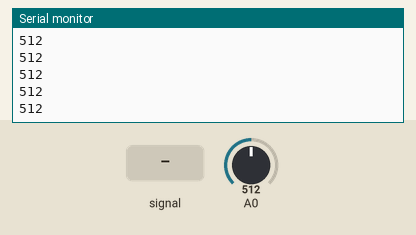
Bench run of a sketch on a simulated Arduino Uno, built with avr-gcc and run on an emulated ATmega328P. On the bench: the last lines printed to the serial monitor. The inputs (shaded band) are chosen by the test bench; at power-on: A0 = 512.

Above: at 1.2 s.
1.3 s: A0 fed a 200 Hz sine of ±81 counts around its level
At 2.3 s:
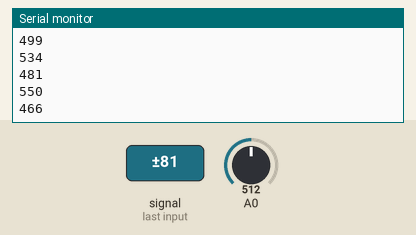
2.8 s: A0 set to 716
At 3.3 s:
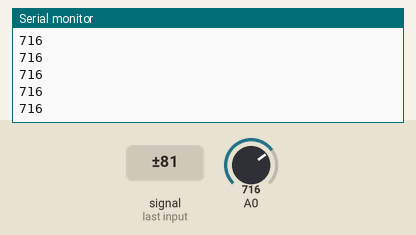
4.3 s: A0 set to 900
At 5.4 s:
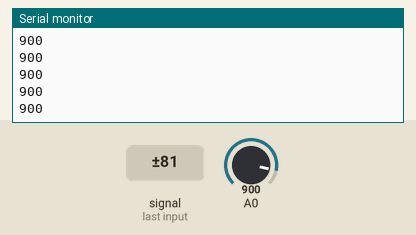
Timing chart, 0 to 7.3 s (numbered marks = the images above; inputs shaded):
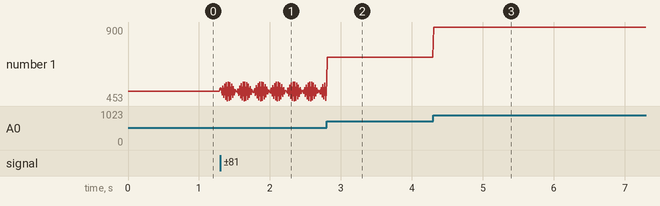

The sketch:

sharp2.ino
```cpp
void setup() {
  // // Comunicación seria a 9600 baudios
  Serial.begin(9600);
}


void loop() {

  int ADC_SHARP=ADC0_promedio(20);

  Serial.println(ADC_SHARP);
  delay(10);
}

int ADC0_promedio(int n)
{
  long suma=0;
  for(int i=0;i<n;i++)
  {
    suma=suma+analogRead(A0);
  }
  return(suma/n);
}
```

Measured:
- after the input at 1.3 s, the serial monitor: prints a new line at once (image 1)
- plotted number 1: 512 → 570 after the input at 1.3 s
